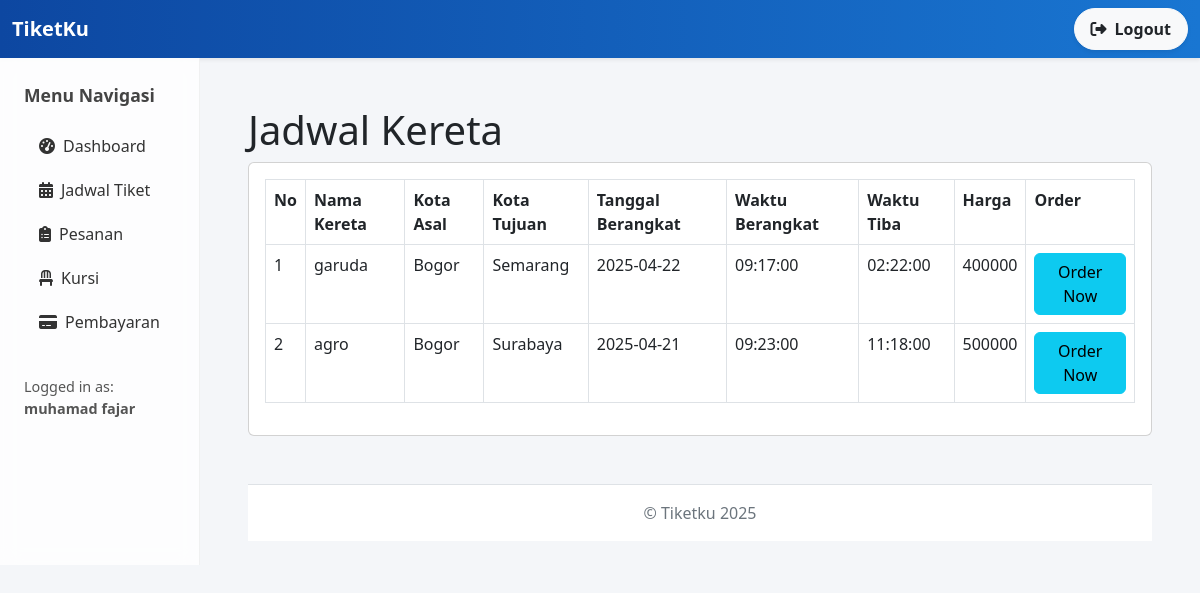
The app's page /index.php?page=jadwaluser (signed in) with its own data.
### tables this page shows
CREATE TABLE `jadwal` (
  `id_jadwal` int NOT NULL,
  `id_kereta` int NOT NULL,
  `asal` varchar(100) NOT NULL,
  `tujuan` varchar(100) NOT NULL,
  `tgl_berangkat` date NOT NULL,
  `waktu_berangkat` time NOT NULL,
  `waktu_tiba` time NOT NULL,
  `harga` int NOT NULL
);

CREATE TABLE `kereta` (
  `id_kereta` int NOT NULL,
  `nama_kereta` varchar(255) NOT NULL,
  `jenis` enum('ekonomi','bisnis','vip') NOT NULL,
  `kapasitas` int NOT NULL
);

### jadwaluser.php (the view)
<h1 class="mt-4">Jadwal Kereta</h1>
<div class="card">
    <div class="card-body">
<div class="row">
    <div class="col-md-12">
        <table class="table table-bordered" id="dataTable" width="100%" cellspacing="0">
            <tr>
                <th>No</th>
                <th>Nama Kereta</th>
                <th>Kota Asal</th>
                <th>Kota Tujuan</th>
                <th>Tanggal Berangkat</th>
                <th>Waktu Berangkat</th>
                <th>Waktu Tiba</th>
                <th>Harga</th>
                <th>Order</th>
            </tr>
            <?php
            $i = 1;
                $query = mysqli_query($koneksi, "SELECT * FROM jadwal LEFT JOIN kereta on jadwal.id_kereta = kereta.id_kereta");
                while($data = mysqli_fetch_array($query)){
                    ?>
                    <tr>
                        <td><?php echo $i++; ?></td>
                        <td><?php echo $data['nama_kereta']; ?></td>
                        <td><?php echo $data['asal']; ?></td>
                        <td><?php echo $data['tujuan']; ?></td>
                        <td><?php echo $data['tgl_berangkat']; ?></td>
                        <td><?php echo $data['waktu_berangkat']; ?></td>
                        <td><?php echo $data['waktu_tiba']; ?></td>
                        <td><?php echo $data['harga']; ?></td>
                        <td>
                            <a href="?page=tambah_pesan" class="btn btn-info">Order Now</a>
                        </td>
                    </tr>
            <?php
                }
            ?>
        </table>
    </div>
</div>
    </div>
</div>

### index.php (style rules this page uses)
body { background-color: #f4f6f9; font-family: 'Segoe UI', sans-serif; }

### records on screen
jadwal: id_kereta.nama_kereta "garuda", asal "Bogor", tujuan "Semarang", tgl_berangkat "2025-04-22", waktu_berangkat "09:17:00", waktu_tiba "02:22:00", harga "400000"
jadwal: id_kereta.nama_kereta "agro", asal "Bogor", tujuan "Surabaya", tgl_berangkat "2025-04-21", waktu_berangkat "09:23:00", waktu_tiba "11:18:00", harga "500000"

### other values on screen
$_SESSION['user']['nama'] "muhamad fajar"
